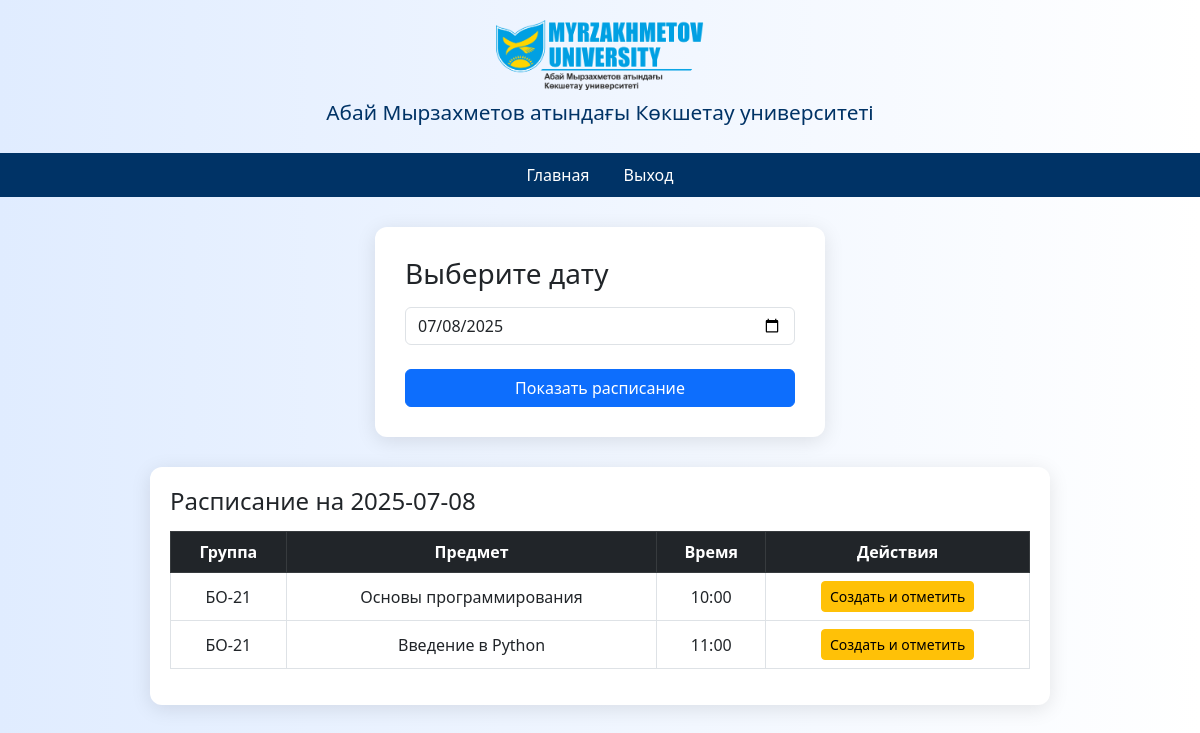
Screenshot of /teacher/dashboard (signed in) with the database file from the repository.
### tables this page shows
CREATE TABLE schedule_template (
    id INTEGER PRIMARY KEY AUTOINCREMENT,
    day_of_week TEXT NOT NULL,
    time TEXT NOT NULL,
    subject TEXT NOT NULL,
    group_id INTEGER NOT NULL,
    teacher TEXT
);

CREATE TABLE groups (
    id INTEGER PRIMARY KEY AUTOINCREMENT,
    name TEXT
);

### app.py (the view)
@app.route('/teacher/dashboard', methods=['GET'])
def teacher_dashboard():
    if session.get('role') != 'teacher':
        return redirect('/login')
    db = get_db()
    teacher_id = session['user_id']
    selected_date = request.args.get('selected_date')
    if not selected_date:
        selected_date = date.today().isoformat()
    filtered_schedule = db.execute("""
        SELECT schedules.id, schedules.date, schedules.time,
               subjects.name AS subject, groups.name AS group_name
        FROM schedules
        JOIN subjects ON schedules.subject_id = subjects.id
        JOIN groups ON schedules.group_id = groups.id
        WHERE subjects.teacher_id = ? AND schedules.date = ?
    """, (teacher_id, selected_date)).fetchall()
    if not filtered_schedule:
        weekday_name = datetime.strptime(selected_date, '%Y-%m-%d').strftime('%A')
        weekday_map = {
            'Monday': 'Понедельник',
            'Tuesday': 'Вторник',
            'Wednesday': 'Среда',
            'Thursday': 'Четверг',
            'Friday': 'Пятница',
            'Saturday': 'Суббота',
            'Sunday': 'Воскресенье'
        }
        day_of_week = weekday_map.get(weekday_name)
        teacher_username = db.execute("SELECT username FROM users WHERE id = ?", (teacher_id,)).fetchone()['username']
        filtered_schedule = db.execute("""
            SELECT st.day_of_week, st.time, st.subject, g.name AS group_name
            FROM schedule_template st
            JOIN groups g ON st.group_id = g.id
            WHERE st.teacher = ? AND st.day_of_week = ?
            ORDER BY st.time
        """, (teacher_username, day_of_week)).fetchall()
    return render_template('teacher.html', filtered_schedule=filtered_schedule,
                           selected_date=selected_date)

### app.py (called while the page is built)
def get_db():
    conn = sqlite3.connect(DATABASE)
    conn.row_factory = sqlite3.Row
    return conn

### templates/teacher.html (shortened to what this page needs)
<!DOCTYPE html>
<html lang="ru">
<head>
    <link href="https://cdn.jsdelivr.net/npm/bootstrap@5.3.0/dist/css/bootstrap.min.css" rel="stylesheet">
</head>
<body>
    <header>
        <div class="logo-header">
            <img src="/static/logoKZ.png" alt="Логотип">
            <h1>Абай Мырзахметов атындағы Көкшетау университеті</h1>
        </div>
    </header>
    <nav>
        <a href="/teacher/dashboard">Главная</a>
        <a href="/logout">Выход</a>
    </nav>
    <main>
        <div class="calendar-box">
            <h3 class="mb-3">Выберите дату</h3>
            <form method="get" action="/teacher/dashboard">
                <input type="date" class="form-control" name="selected_date" required value="{{ selected_date }}">
                <br>
                <button type="submit" class="btn btn-primary w-100">Показать расписание</button>
            </form>
        </div>
        {% if filtered_schedule %}
        <div class="schedule-table">
            <h4 class="mb-3">Расписание на {{ selected_date }}</h4>
            <table class="table table-bordered">
                <thead class="table-dark">
                    <tr>
                        <th>Группа</th>
                        <th>Предмет</th>
                        <th>Время</th>
                        <th>Действия</th>
                    </tr>
                </thead>
                <tbody>
                    {% for row in filtered_schedule %}
                    <tr>
                        <td>{{ row.group_name }}</td>
                        <td>{{ row.subject }}</td>
                        <td>{{ row.time }}</td>
                        <td>
                            {% if row.id %}
                                <a href="/take-attendance/{{ row.id }}" class="btn btn-success btn-sm">Отметить</a>
                            {% else %}
                                <form method="post" action="/create-schedule" style="margin: 0;"><button type="submit" class="btn btn-warning btn-sm">Создать и отметить</button></form>
                            {% endif %}
                        </td>
                    </tr>
                    {% endfor %}
                </tbody>
            </table>
        </div>
        {% endif %}
    </main>
</body>
</html>

### templates/teacher.html (style rules this page uses)
body { background: linear-gradient(to right, #e0ecff, #ffffff); min-height: 100vh; }
.logo-header { text-align: center; padding: 20px 0; }
.logo-header img { height: 70px; }
.logo-header h1 { font-size: 1.3rem; color: #003366; margin-top: 10px; }
nav { background-color: #003366; padding: 10px; text-align: center; }
nav a { color: #fff; margin: 0 15px; text-decoration: none; font-weight: 500; }
.calendar-box { background: white; padding: 30px; border-radius: 12px; max-width: 450px; margin: 30px auto; box-shadow: 0 4px 20px rgba(0,0,0,0.1); }
.schedule-table { max-width: 900px; margin: 0 auto 50px; background: white; padding: 20px; border-radius: 12px; box-shadow: 0 4px 20px rgba(0,0,0,0.1); }
.table th, .table td { vertical-align: middle; text-align: center; }

### rows the page displays
schedule_template: group_name "БО-21", subject "Основы программирования", time "10:00"
schedule_template: group_name "БО-21", subject "Введение в Python", time "11:00"

### other values shown
{{ selected_date }} "2025-07-08"
